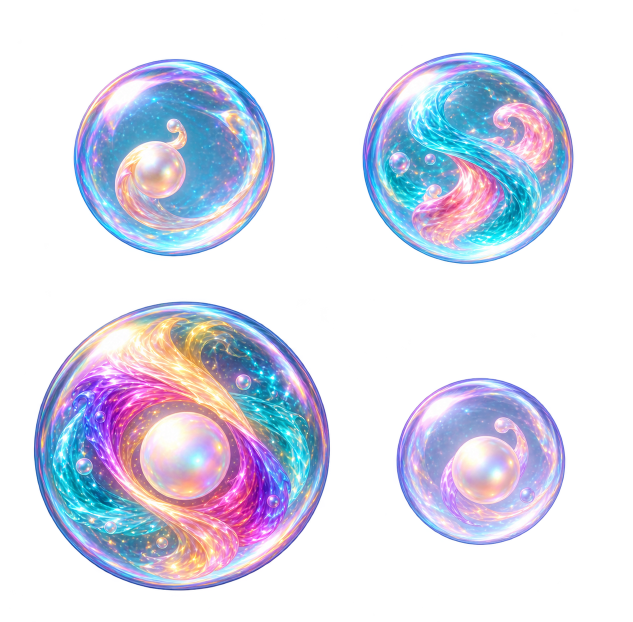
#> input picture godot/art-source/opal-current/friendly-production.png, 1265 x 1243 px (shown at 1/2 size); its folder holds 4 pictures in this run
$ python build_opal_atlases.py
#> lines starting #> are read from the running program, lines starting #| are printed output that depends on the picture; after the words box and inside, x2 and y2 are one past the last pixel; in counts of white or black regions, pixels touching at a corner belong together
#!/usr/bin/env python3
"""Measured alpha-island export; masters are retained unchanged. No game art resizing.
Pillow, numpy and scipy are developer export dependencies, never game dependencies.
"""
from pathlib import Path
import hashlib,json
import numpy as np
from PIL import Image
from scipy import ndimage
ROOT=Path(__file__).resolve().parents[2]
SOURCE=ROOT/'godot/art-source/opal-current';OUT=ROOT/'godot/assets/opal-current'
NAMES={'friendly-production':['pearl','prism','aurora','little'],
 'core-production':['crab','eel','jelly','puffer','swordfish','shark'],
 'lagoon-production':['maraca','ribbon','otter','orchid','drum','disco'],
 'boss-a-production':['carlo','duke','flip','miguel','palace','rana'],
 'boss-b-production':['nessie','training','king-cloud','king-wave','king-beard','rana-ring']}
GROUPS={'friendly':NAMES['friendly-production'],'enemies':NAMES['core-production'],'lagoon':NAMES['lagoon-production'],
 'carlo':['carlo'],'shadow':['duke','flip'],'miguel':['miguel'],'palace':['palace'],'rana':['rana','rana-ring'],
 'nessie':['nessie'],'training':['training','king-cloud','king-wave','king-beard']}
manifest={'version':1,'gutters_px':16,'source_alpha':'straight','mipmaps':False,
 'source_note':'New imagegen production effect masters. Existing character/scene/audio/animation assets untouched.',
 'atlases':{},'frames':{},'aliases':{'blackwater':'shark'}}
sprites={};OUT.mkdir(parents=True,exist_ok=True)
for filename,names in NAMES.items():
 path=SOURCE/(filename+'.png');image=Image.open(path).convert('RGBA');rgba=np.asarray(image);alpha=rgba[:,:,3]
#> further down, image is the input picture: PIL image 1265x1243 RGBA; mean R, G, B, A 66.5, 69.6, 86.1, 99.3
 labels,count=ndimage.label(alpha>24);areas=np.bincount(labels.ravel())
#> after `labels, count = ndimage.label(alpha > 24)`:
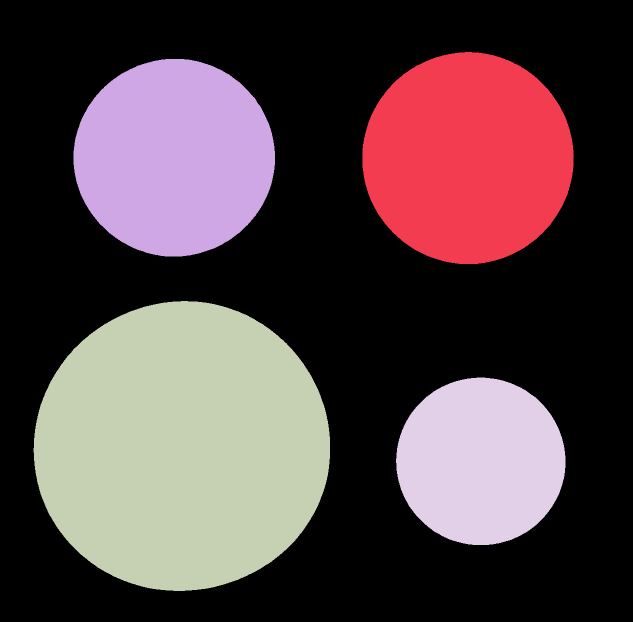
#> labels: shape (1243, 1265) int32 (shown at 1/2 size); 5 distinct labels, from 0 to 4; one colour per label, 0 black
#> after `labels, count = ndimage.label(alpha > 24)`: count = 4
#> after `areas = np.bincount(labels.ravel())`: areas = [948471, 140305, 124692, 269882, 89045]
 major=sorted(range(1,count+1),key=lambda i:areas[i],reverse=True)[:len(names)]
#> major = [3, 1, 2, 4]
 if any(areas[i]<8000 for i in major):raise RuntimeError('Missing major effect '+filename)
 centroids=ndimage.center_of_mass(alpha,labels,major)
#> centroids = [(893, 363.4), (316, 935.4), (314.8, 348), (922.4, 961.2)]
 ordered=sorted(zip(major,centroids),key=lambda z:z[1][0])
#> ordered = [(2, (314.8, 348)), (1, (316, 935.4)), (3, (893, 363.4)), (4, (922.4, 961.2))]
 ordered=[x for k in range(0,len(ordered),2) for x in sorted(ordered[k:k+2],key=lambda z:z[1][1])]
 roots=np.zeros(labels.shape,dtype=np.int16)
 for index,(label,_) in enumerate(ordered,1):roots[labels==label]=index
#> this loop made 4 passes
#> label on passes 1 to 4: 2, 1, 3, 4
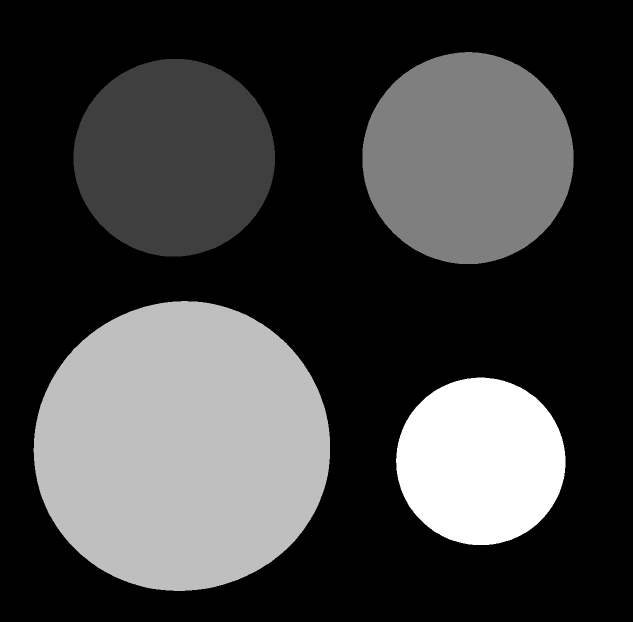
#> roots: shape (1243, 1265) int16 (shown at 1/2 size); min 0, max 4, mean 0.999; drawn with min black and max white
 nearest=ndimage.distance_transform_edt(roots==0,return_distances=False,return_indices=True);ownership=roots[tuple(nearest)]
#> after `ownership = roots[tuple(nearest)]`:
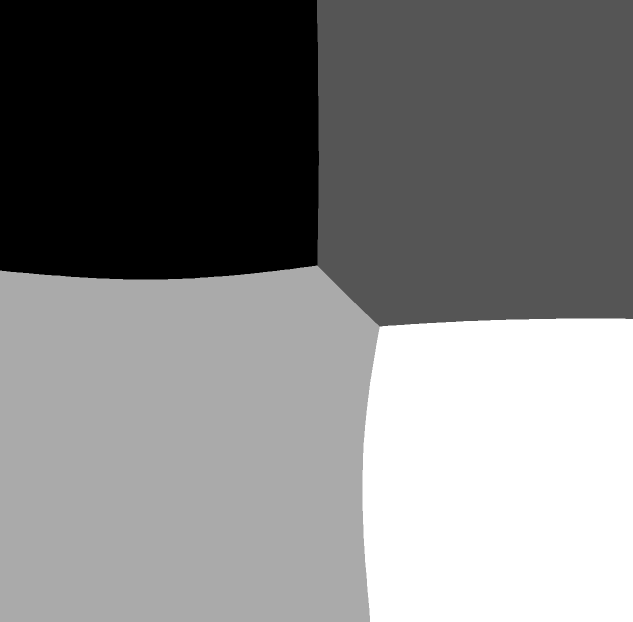
#> ownership: shape (1243, 1265) int16 (shown at 1/2 size); min 1, max 4, mean 2.5; drawn with min black and max white
 for index,(name,(label,centre)) in enumerate(zip(names,ordered),1):
  owned=ownership==index;ys,xs=np.where(owned & (alpha>8))
  left=max(0,int(xs.min())-8);right=min(image.width,int(xs.max())+9)
  top=max(0,int(ys.min())-8);bottom=min(image.height,int(ys.max())+9)
  pixels=rgba[top:bottom,left:right].copy();pixels[:,:,3]=np.where(owned[top:bottom,left:right],pixels[:,:,3],0)
  sprite=Image.fromarray(pixels);source_size=sprite.size
  limit=384 if name in ['aurora','king-cloud','king-wave','rana-ring'] else 192 if name=='little' else 256
  if max(sprite.size)>limit:
   factor=limit/max(sprite.size);sprite=sprite.resize(tuple(max(1,round(x*factor)) for x in sprite.size),Image.Resampling.LANCZOS)
  sprites[name]=sprite
  manifest['frames'][name]={'source':filename+'.png','source_sha256':hashlib.sha256(path.read_bytes()).hexdigest(),
   'source_region':[left,top,right-left,bottom-top],'source_canvas':list(image.size),'source_crop_size':list(source_size),
   'export_size':list(sprite.size),'pivot':[sprite.width/2,sprite.height/2],
   'native_heading_degrees':-50 if name=='training' else -28 if name=='rana' else 0,
   'max_gameplay_extent':76 if name=='aurora' else 155 if name=='king-cloud' else 200 if name in ['king-wave','rana-ring'] else 72,
   'alpha_edges':'Measured alpha ownership; 8 px source halo; complete subjects; separate neighbours'}
#> this loop made 4 passes
#> (name, label, centre, left, right, top, bottom, source_size) on passes 1 to 4: ('pearl', 2, (314.8, 348), 138, 558, 109, 522, (420, 413)), ('prism', 1, (316, 935.4), 716, 1157, 96, 538, (441, 442)), ('aurora', 3, (893, 363.4), 59, 669, 592, 1190, (610, 598)), ('little', 4, (922.4, 961.2), 784, 1141, 747, 1099, (357, 352))
#> pass 1, `owned = ownership == index`:
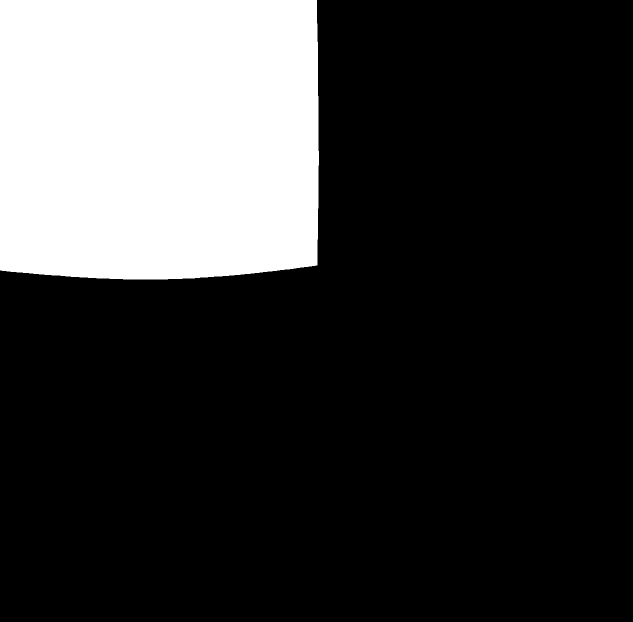
#> owned: shape (1243, 1265) bool (shown at 1/2 size); 22.3% white; 1 white region, box (x1, y1, x2, y2) and area: (0, 0, 638, 559) 350223
#> pass 1, `sprite = sprite.resize(tuple((max(1, round(x * factor)) for x in sprit`:
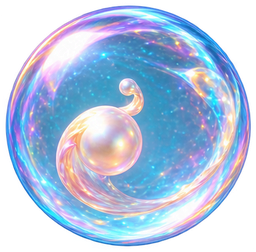
#> sprite: PIL image 256x252 RGBA; mean R, G, B, A 111.6, 132.8, 162.3, 179.6; transparent parts drawn white
#> pass 2, `owned = ownership == index`:
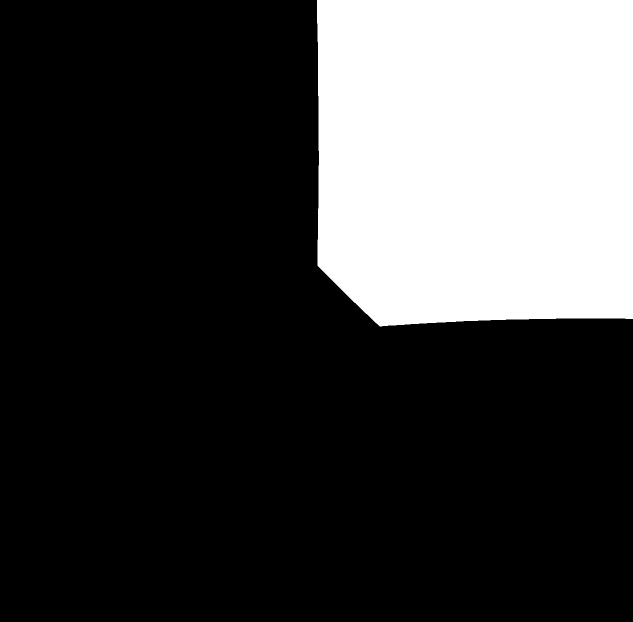
#> owned: shape (1243, 1265) bool (shown at 1/2 size); 25.3% white; 1 white region, box (x1, y1, x2, y2) and area: (634, 0, 1265, 653) 397482
#> after the loop:
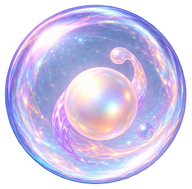
#> sprite: PIL image 192x189 RGBA; mean R, G, B, A 140.7, 133.8, 169.6, 176.9; transparent parts drawn white
#> after the loop, factor = 0.538; manifest = 8 items; sprites = 4 items
#> pass 2 of the loop `for filename,names in NAMES.items():`:
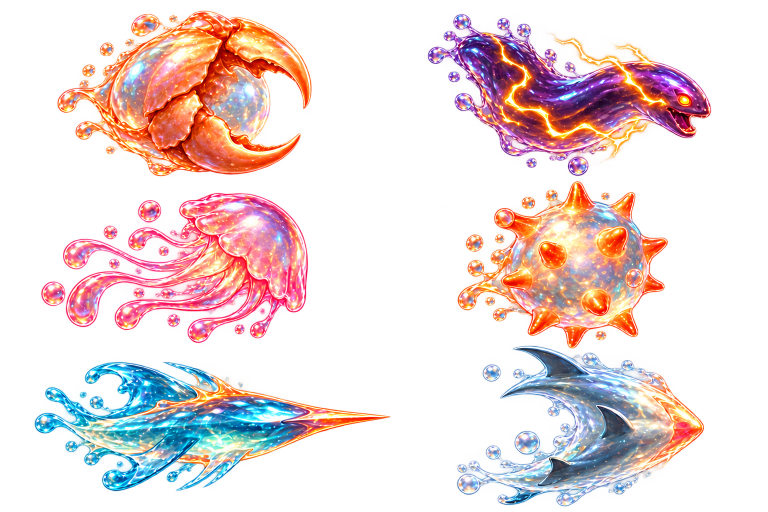
#> input picture godot/art-source/opal-current/core-production.png, 1536 x 1024 px (shown at 1/2 size)
#> image is the input picture: PIL image 1536x1024 RGBA; mean R, G, B, A 144.8, 102.9, 100.6, 83.6
#> alpha: shape (1024, 1536)
#> labels: shape (1024, 1536) int32; 34 distinct labels, from 0 to 33
#> count = 33
#> areas = 34 values, max 1028113 at index 0, min 1 at index 3, mean 46260.7
#> major = [1, 2, 30, 13, 29, 12]
#> centroids = [(188.6, 388.3), (189.8, 1134.9), (848.3, 370.9), (531.4, 411.5), (859.5, 1182.5), (532.1, 1143.3)]
#> ordered = [(1, (188.6, 388.3)), (2, (189.8, 1134.9)), (13, (531.4, 411.5)), (12, (532.1, 1143.3)), (30, (848.3, 370.9)), (29, (859.5, 1182.5))]
#> the loop `for index,(label,_) in enumerate(ordered,1):roots[labels==label]=index` made 6 passes
#> label on passes 1 to 6: 1, 2, 13, 12, 30, 29
#> ownership: shape (1024, 1536) int16
#> the loop `for index,(name,(label,centre)) in enumerate(zip(names,ordered),1):` made 6 passes
#> (name, label, centre, left, right, top, bottom, source_size) on passes 1 to 6: ('crab', 1, (188.6, 388.3), 106, 632, 12, 411, (526, 399)), ('eel', 2, (189.8, 1134.9), 847, 1431, 19, 361, (584, 342)), ('jelly', 13, (531.4, 411.5), 74, 625, 377, 695, (551, 318)), ('puffer', 12, (532.1, 1143.3), 906, 1344, 354, 706, (438, 352)), ('swordfish', 30, (848.3, 370.9), 59, 790, 715, 991, (731, 276)), ('shark', 29, (859.5, 1182.5), 905, 1417, 683, 1021, (512, 338))
#> pass 1, `owned = ownership == index`:
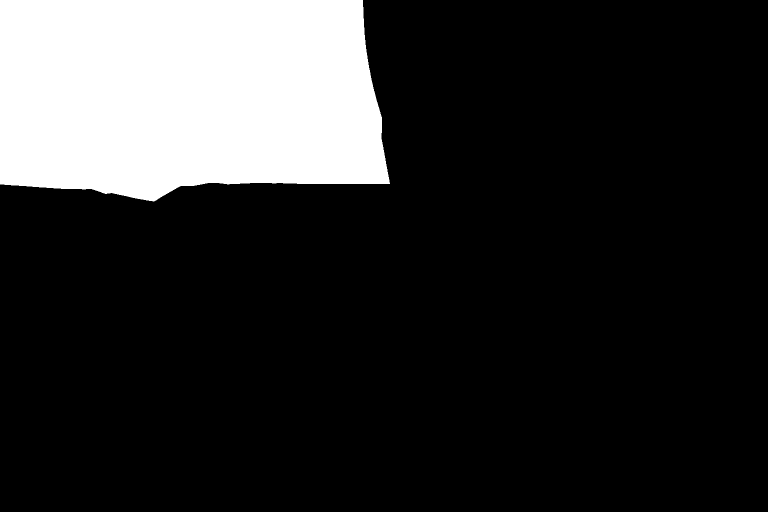
#> owned: shape (1024, 1536) bool (shown at 1/2 size); 17.9% white; 1 white region, box (x1, y1, x2, y2) and area: (0, 0, 780, 403) 281041
#> after the loop `for index,(name,(label,centre)) in enumerate(zip(names,ordered),1):`:
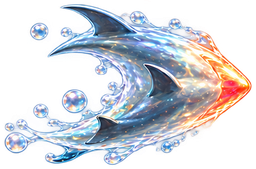
#> sprite: PIL image 256x169 RGBA; mean R, G, B, A 102.9, 107.1, 115.2, 117.3; transparent parts drawn white
#> after the loop `for index,(name,(label,centre)) in enumerate(zip(names,ordered),1):`: factor = 0.5; sprites = 10 items
#> (the run stopped early here; a loop or call above may not have finished)
